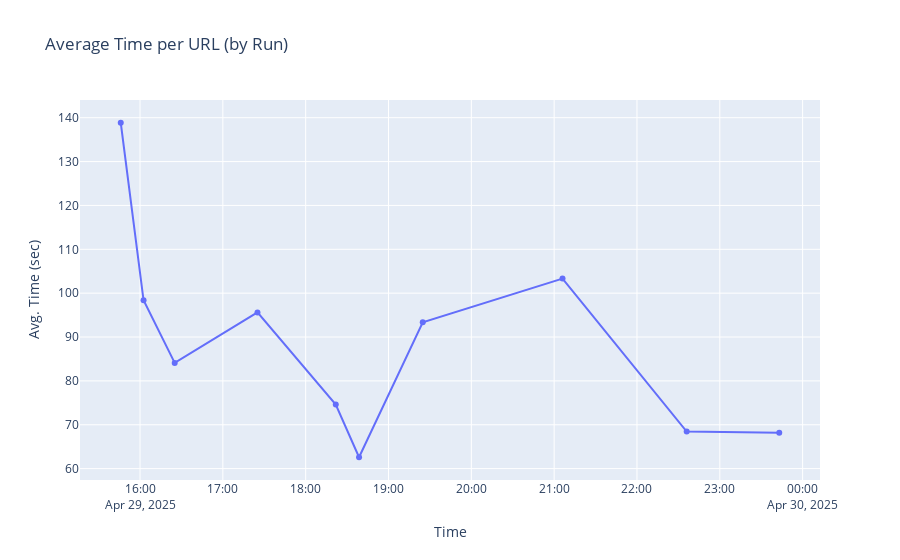

The notebook cell saved with this chart:
### Code cell
fig = px.line(
    log_df,
    x="timestamp",
    y="avg_time_sec",
    markers=True,
    title="Average Time per URL (by Run)",
    labels={"timestamp": "Time", "avg_time_sec": "Avg. Time (sec)"}
)
fig.update_layout(hovermode="x unified")
fig.show()

### Figure 1 — Plotly figure (JSON) as saved in the notebook; plotly's stock layout.template omitted (floating-point values rounded to 4 significant figures)
{"data": [{"hovertemplate": "Time=%{x}<br>Avg. Time (sec)=%{y}<extra></extra>", "legendgroup": "", "line": {"color": "#636efa", "dash": "solid"}, "marker": {"symbol": "circle"}, "mode": "lines+markers", "name": "", "orientation": "v", "showlegend": false, "type": "scatter", "x": ["2025-04-29T15:46:02", "2025-04-29T16:02:34", "2025-04-29T16:25:07", "2025-04-29T17:25:05", "2025-04-29T18:21:48", "2025-04-29T18:38:40", "2025-04-29T19:24:49", "2025-04-29T21:06:04", "2025-04-29T22:36:01", "2025-04-29T23:43:04"], "xaxis": "x", "y": [138.8, 98.37, 84.09, 95.61, 74.61, 62.59, 93.36, 103.3, 68.45, 68.16], "yaxis": "y"}], "layout": {"hovermode": "x unified", "legend": {"tracegroupgap": 0}, "title": {"text": "Average Time per URL (by Run)"}, "xaxis": {"anchor": "y", "domain": [0, 1], "title": {"text": "Time"}}, "yaxis": {"anchor": "x", "domain": [0, 1], "title": {"text": "Avg. Time (sec)"}}}}
